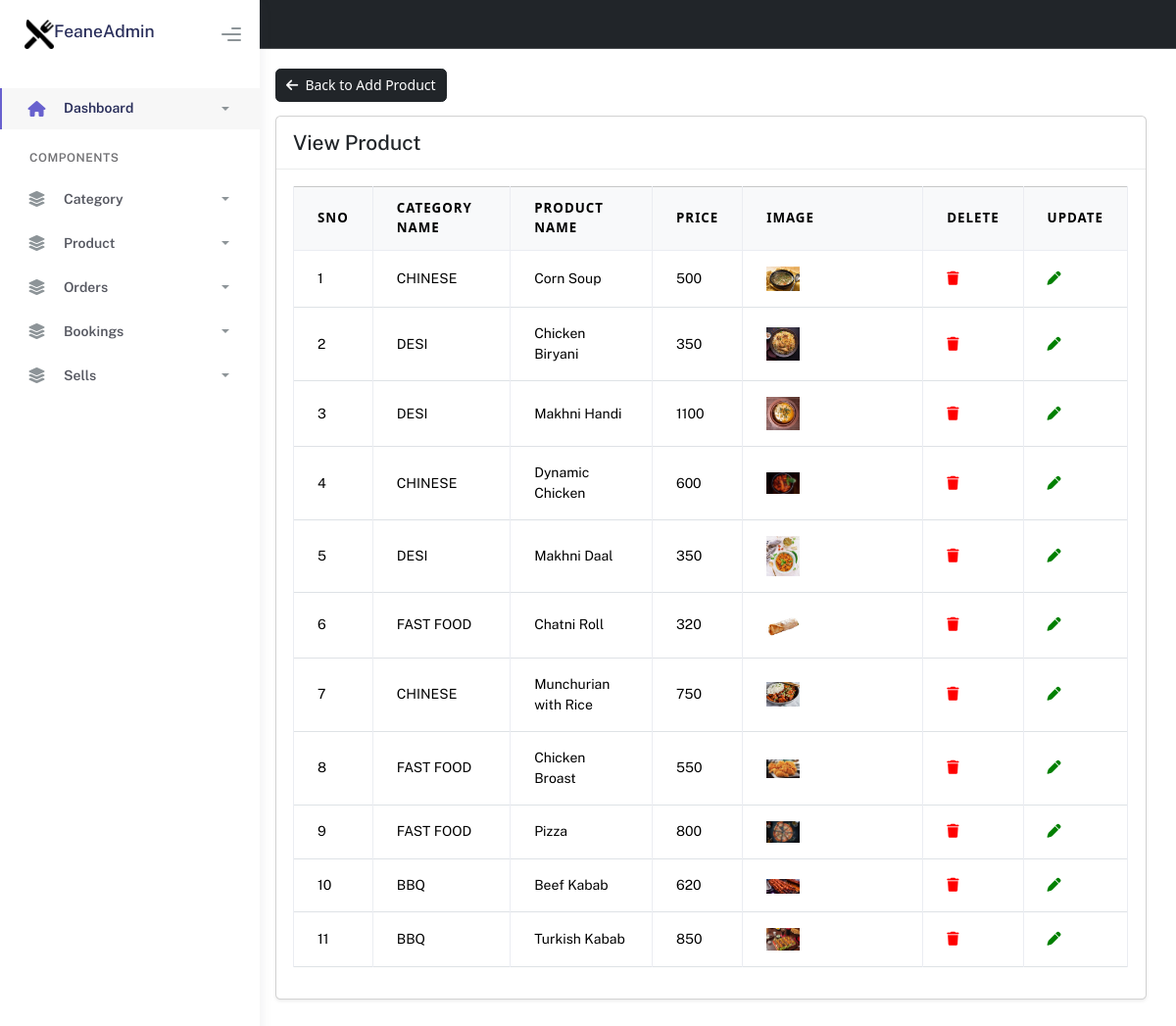
The page /admin/frontend/product/view_product.php on the database its author committed.
### tables this page shows
CREATE TABLE `product` (
  `p_id` int(11) NOT NULL,
  `cat_id` int(11) DEFAULT NULL,
  `p_name` text DEFAULT NULL,
  `p_desc` text DEFAULT NULL,
  `p_price` text DEFAULT NULL,
  `p_img` text DEFAULT NULL
);

CREATE TABLE `cat` (
  `id` int(11) NOT NULL,
  `cat_name` text DEFAULT NULL,
  `cat_img` text DEFAULT NULL
);

### admin/frontend/product/view_product.php (the view, shortened to what this page needs)
<?php
include './../include/sidebar.php';
include './../include/header.php';
require '../../backend/config/config.php';
?>
<!DOCTYPE html>
<html lang="en">
<head>
    <link href="https://cdn.jsdelivr.net/npm/bootstrap@5.3.7/dist/css/bootstrap.min.css" rel="stylesheet">
    <link rel="stylesheet" href="https://cdnjs.cloudflare.com/ajax/libs/font-awesome/6.7.2/css/all.min.css">
</head>
<body>
<main class="main-content">
    <div class="container-fluid">
        <div class="d-flex justify-content-between align-items-center mb-3">
            <a href="./add_product.php" class="btn btn-dark">
                <i class="fa-solid fa-arrow-left me-1"></i> Back to Add Product
            </a>
        </div>
        <?php
        $query = "SELECT p.*, c.cat_name FROM product p LEFT JOIN cat c ON p.cat_id = c.id";
        $res = mysqli_query($conn, $query);
        ?>
        <div class="row">
            <div class="col-12">
                <div class="card shadow-sm">
                    <div class="card-header">
                        <h1 class="h4 mb-0">View Product</h1>
                    </div>
                    <div class="card-body table-responsive">
                        <table class="table table-bordered table-hover align-middle">
                            <thead class="table-light">
                                <tr>
                                    <th>Sno</th>
                                    <th>Category Name</th>
                                    <th>Product Name</th>
                                    <th>Price</th>
                                    <th>Image</th>
                                    <th>Delete</th>
                                    <th>Update</th>
                                </tr>
                            </thead>
                            <tbody>
                                <?php
                                $sn = 0;
                                while ($row = mysqli_fetch_assoc($res)) {
                                    $sn++;
                                ?>
                                <tr>
                                    <td><?= $sn ?></td>
                                    <td><?= $row['cat_name'] ?></td>
                                    <td><?= $row['p_name'] ?></td>
                                    <td><?= $row['p_price'] ?></td>
                                    <td><img src="./../img/<?= $row['p_img'] ?>" class="w-25 img-fluid" alt="Product Image"></td>
                                    <td>
                                        <a data-bs-toggle="modal" data-bs-target="#delete<?= $row['p_id'] ?>">
                                            <i class="fa-solid fa-trash" style="color:red;"></i>
                                        </a>
                                    </td>
                                    <td>
                                        <a data-bs-toggle="modal" data-bs-target="#update<?= $row['p_id'] ?>">
                                            <i class="fa-solid fa-pen" style="color:green;"></i>
                                        </a>
                                    </td>
                                </tr>
                                <?php
                                }
                                ?>
                            </tbody>
                        </table>
                    </div>
                </div>
            </div>
        </div>
    </div>
</main>
</body>
</html>

### admin/frontend/product/view_product.php (style rules this page uses)
.main-content { margin-left: 250px; padding: 20px; }

### rows shown on the page
product: cat.cat_name "CHINESE", p_name "Corn Soup", p_price "500", p_img (picture)
product: cat.cat_name "DESI", p_name "Chicken Biryani", p_price "350", p_img (picture)
product: cat.cat_name "DESI", p_name "Makhni Handi", p_price "1100", p_img (picture)
product: cat.cat_name "CHINESE", p_name "Dynamic Chicken", p_price "600", p_img (picture)
product: cat.cat_name "DESI", p_name "Makhni Daal", p_price "350", p_img (picture)
product: cat.cat_name "FAST FOOD", p_name "Chatni Roll", p_price "320", p_img (picture)
product: cat.cat_name "CHINESE", p_name "Munchurian with Rice", p_price "750", p_img (picture)
product: cat.cat_name "FAST FOOD", p_name "Chicken Broast", p_price "550", p_img (picture)
product: cat.cat_name "FAST FOOD", p_name "Pizza", p_price "800", p_img (picture)
product: cat.cat_name "BBQ", p_name "Beef Kabab", p_price "620", p_img (picture)
product: cat.cat_name "BBQ", p_name "Turkish Kabab", p_price "850", p_img (picture)
